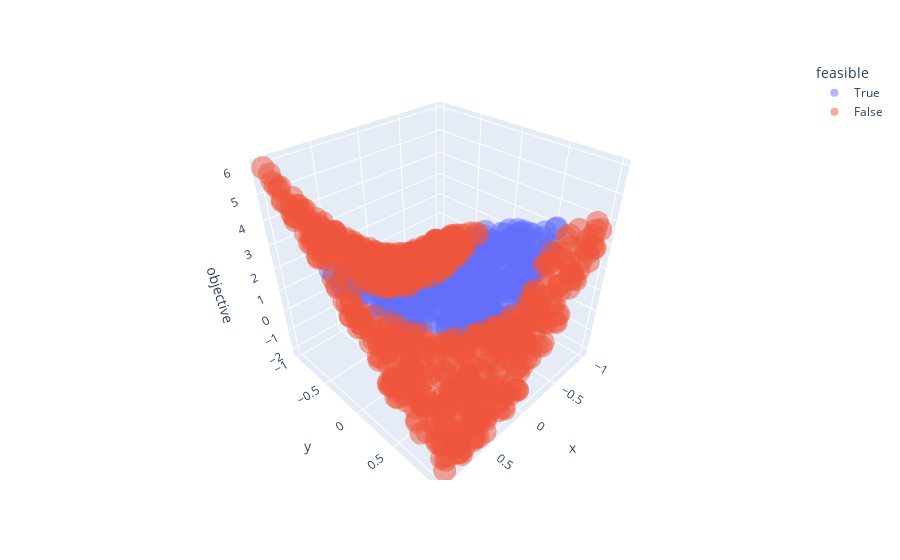

This figure's notebook cell:
### Code cell
df = pd.DataFrame.from_records(solutions)
df['objective'] = I.vectorized_objective(X)
df['feasible'] = I.vectorized_is_feasible(X)
display(df)
px.scatter_3d(df, x='x', y='y', z='objective', color='feasible', opacity=0.5)

### Figure 1 — Plotly figure (JSON) as saved in the notebook; plotly's stock layout.template omitted (floating-point values rounded to 4 significant figures; data arrays with more than 128 entries replaced by an {"elided": "..."} marker saying what was removed)
{"data": [{"hovertemplate": "feasible=True<br>x=%{x}<br>y=%{y}<br>objective=%{z}<extra></extra>", "legendgroup": "True", "marker": {"color": "#636efa", "opacity": 0.5, "symbol": "circle"}, "mode": "markers", "name": "True", "scene": "scene", "showlegend": true, "type": "scatter3d", "x": {"elided": "317 float values"}, "y": {"elided": "317 float values"}, "z": {"elided": "317 float values"}}, {"hovertemplate": "feasible=False<br>x=%{x}<br>y=%{y}<br>objective=%{z}<extra></extra>", "legendgroup": "False", "marker": {"color": "#EF553B", "opacity": 0.5, "symbol": "circle"}, "mode": "markers", "name": "False", "scene": "scene", "showlegend": true, "type": "scatter3d", "x": {"elided": "683 float values"}, "y": {"elided": "683 float values"}, "z": {"elided": "683 float values"}}], "layout": {"legend": {"title": {"text": "feasible"}, "tracegroupgap": 0}, "margin": {"t": 60}, "scene": {"domain": {"x": [0, 1], "y": [0, 1]}, "xaxis": {"title": {"text": "x"}}, "yaxis": {"title": {"text": "y"}}, "zaxis": {"title": {"text": "objective"}}}}}
